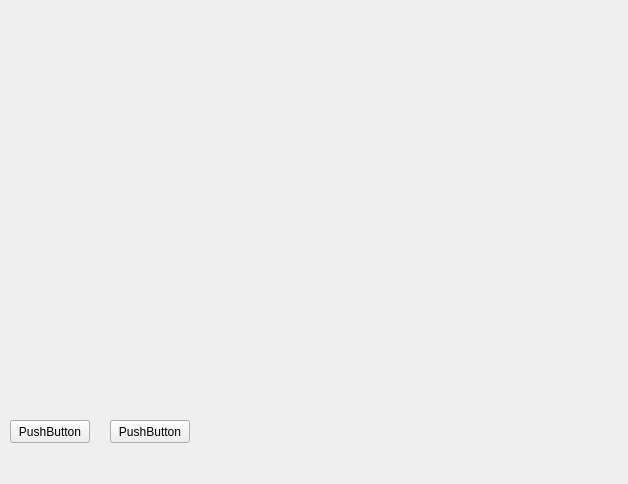
<?xml version="1.0" encoding="UTF-8"?>
<ui version="4.0">
 <class>Form</class>
 <widget class="QWidget" name="Form">
  <property name="geometry">
   <rect>
    <x>0</x>
    <y>0</y>
    <width>628</width>
    <height>484</height>
   </rect>
  </property>
  <property name="windowTitle">
   <string>Form</string>
  </property>
  <widget class="QWidget" name="widget" native="true">
   <property name="geometry">
    <rect>
     <x>230</x>
     <y>10</y>
     <width>381</width>
     <height>451</height>
    </rect>
   </property>
  </widget>
  <widget class="QPushButton" name="pushButton">
   <property name="geometry">
    <rect>
     <x>10</x>
     <y>420</y>
     <width>80</width>
     <height>23</height>
    </rect>
   </property>
   <property name="text">
    <string>PushButton</string>
   </property>
  </widget>
  <widget class="QPushButton" name="pushButton_2">
   <property name="geometry">
    <rect>
     <x>110</x>
     <y>420</y>
     <width>80</width>
     <height>23</height>
    </rect>
   </property>
   <property name="text">
    <string>PushButton</string>
   </property>
  </widget>
 </widget>
 <resources/>
 <connections/>
</ui>
